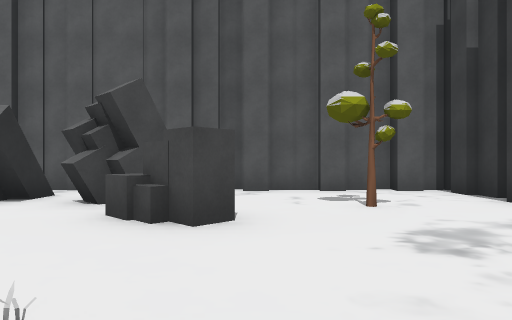
View 1 (above)

15 first-person views from a walk through a Unity game level. The camera is 1.2 m above the floor, looks level and sees 70° across. The floor is counted in squares, 2 m on a side. Each view is taken from the middle of a square. On the plan, view 1 faces up. The plan holds only what a view shows up to about 10 squares ahead; the rest is blank. The place goes on beyond the plan. The player character is not drawn. Some surface patterns are stand-ins.

View 2
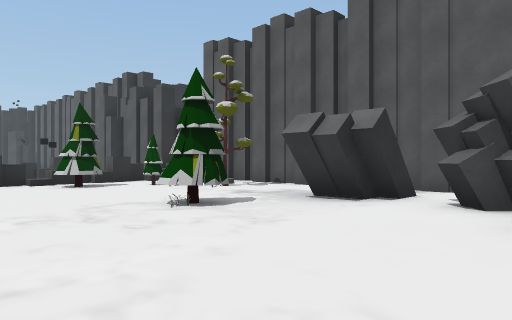

View 3
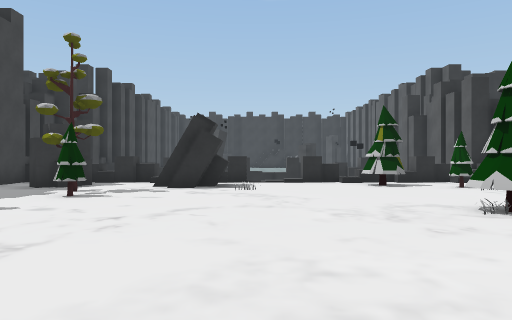

View 4
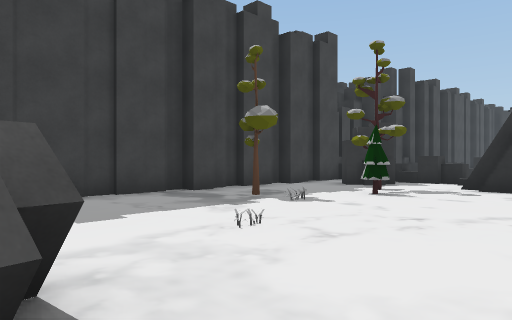

View 5
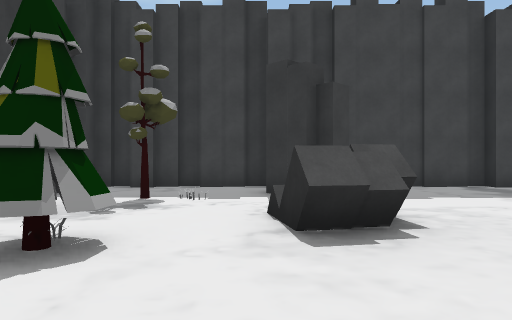

View 6
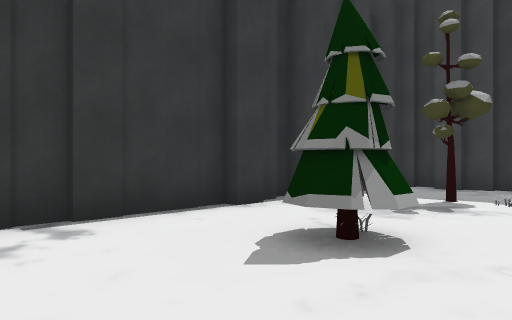

View 7
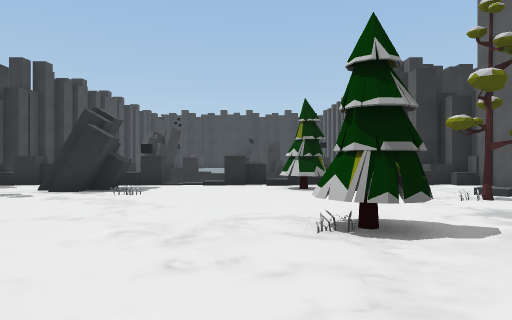

View 8
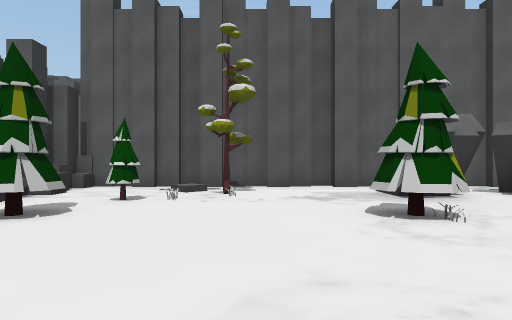

View 9
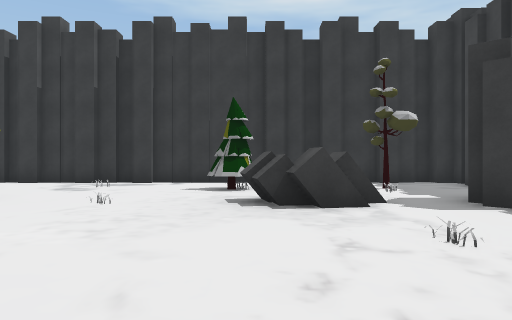

View 10
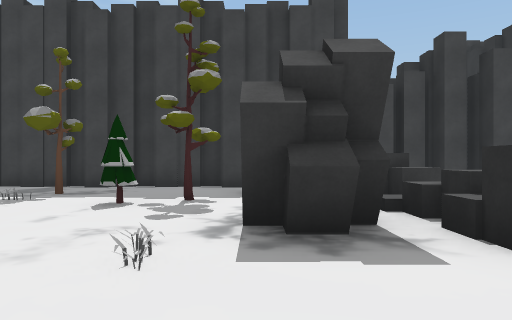

View 11
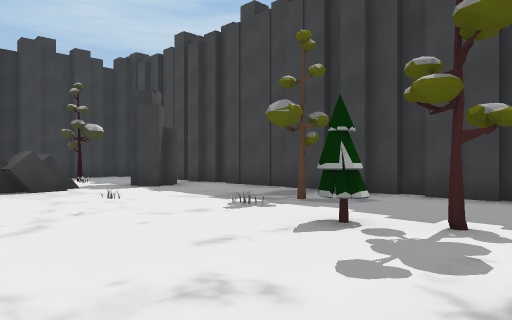

View 12
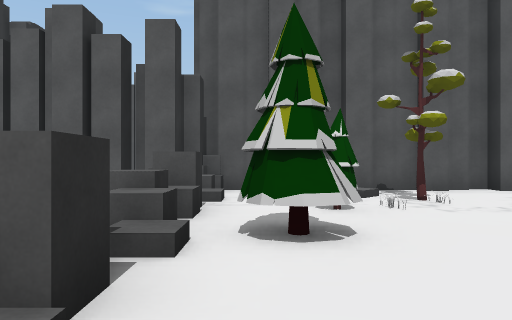

View 13
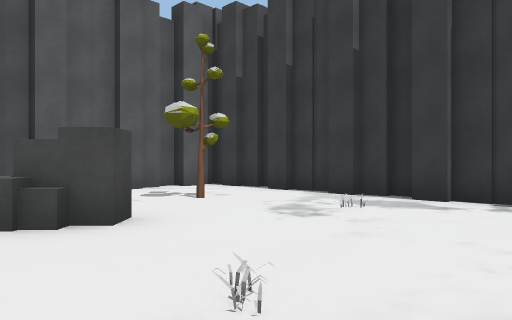

View 14
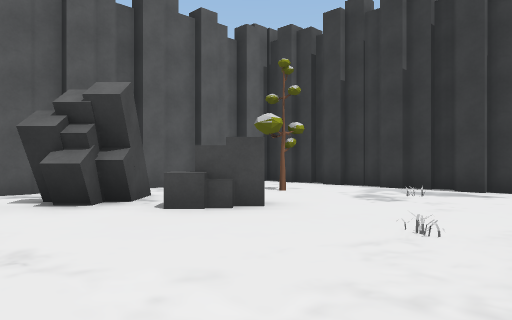

View 15
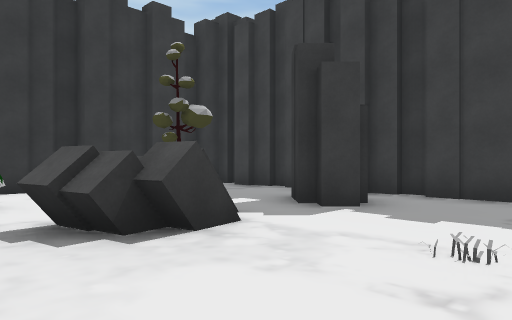

### Floor plan
Key: @ floor where view 1 was taken; # wall or solid block; . main floor; : floor 0.25 m higher than the main floor; ^ raised ledge; v drop or lower ground; T tower; R tree; P pine tree; O other object.
Columns run from 14 left of view 1 to 4 right of it. Each row starts with its distance up from view 1.
  8    #### ##########
  7 ####.#####...##.###
  6 v vv...R..T.TT....#
  5    ^..OO..T.T...R.#
  4    v.P.......T....#
  3    vP....PO.......#
  2    ^............O.#
  1    :.........O....#
  0    ...O.......@.P.#
 -1    vTT.......T.PP.#
 -2    vT......O.T....#
 -3    ^...P.O........#
 -4    vT.R......T.OR.#
 -5     TT..R....T....#
 -6 vv ^###..#....#..##
 -7  ##   ############

Positions as (right, up) in squares from view 1, and headings:
1: (0, 0), facing up
2: (-1, 0), facing up-left
3: (-1, 0), facing left
4: (-1, 0), facing down-left
5: (0, 2), facing down
6: (0, 2), facing down-right
7: (-2, 2), facing left
8: (-7, -1), facing up
9: (-6, -1), facing right
10: (-9, 2), facing down
11: (-9, 0), facing down-right
12: (-10, 0), facing up
13: (-2, 0), facing up-right
14: (-4, 0), facing up-right
15: (-4, 0), facing down-right
